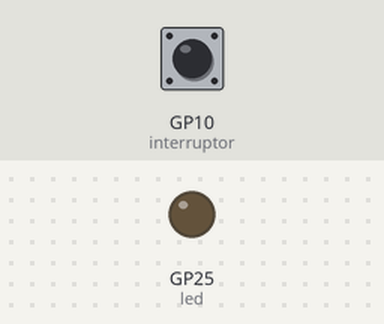
A program run on a simulated Raspberry Pi Pico running MicroPython. Shown: output pins drawn as LEDs (lit = HIGH). Inputs (shaded band) come from the test bench; at power-on: GP10 (interruptor) HIGH.

Above: at 1.2 s.
1.3 s: GP10 (interruptor) pulled LOW for 0.15 s
At 2.3 s:
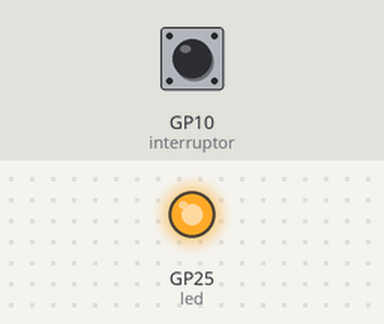
Timing chart, 0 to 12.8 s (numbered marks = the images above; inputs shaded):
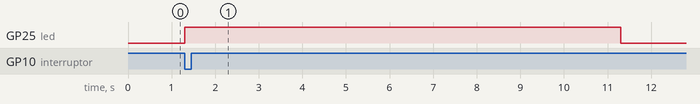

Measured:
- after the input at 1.3 s, GP25 (led): LOW → HIGH at once, → LOW 10.0 s later

The program:

07_02_interruptor_led.py
```python
from machine import Pin
from utime import sleep

interruptor = Pin(10, Pin.IN, Pin.PULL_UP)
led = Pin('LED', Pin.OUT)

while True:
    if interruptor.value() == 0:
        led.on()
        sleep(10)
        led.off()
```
